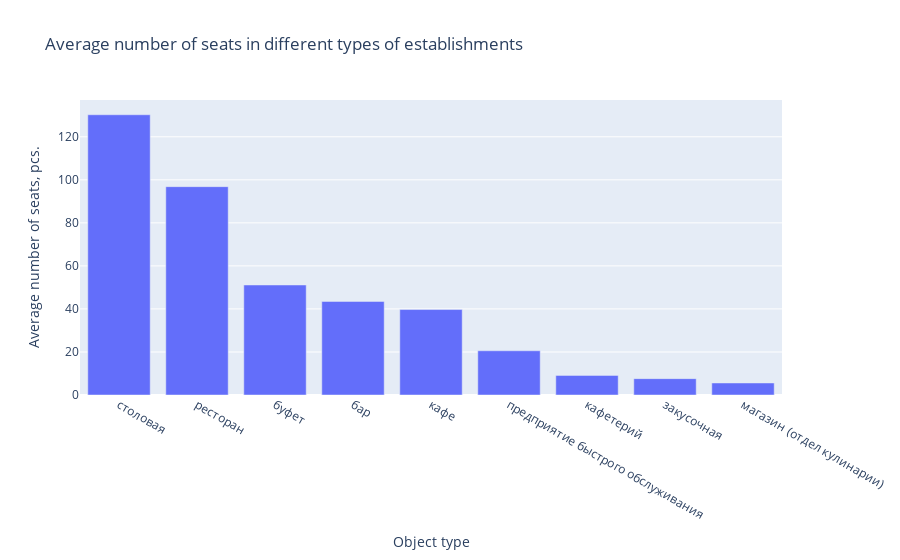

The code cell stored with this chart in its notebook:
### Code cell
fig = px.bar(number, 
            y='number',
            x='object_type',
            labels={
                     "number": "Average number of seats, pcs.",
                     "object_type": "Object type"
                 },
             title='Average number of seats in different types of establishments')
fig.show()

### Figure 1 — Plotly figure (JSON) as saved in the notebook; plotly's stock layout.template omitted (floating-point values rounded to 4 significant figures)
{"data": [{"alignmentgroup": "True", "hovertemplate": "Object type=%{x}<br>Average number of seats, pcs.=%{y}<extra></extra>", "legendgroup": "", "marker": {"color": "#636efa", "pattern": {"shape": ""}}, "name": "", "offsetgroup": "", "orientation": "v", "showlegend": false, "textposition": "auto", "type": "bar", "x": ["столовая", "ресторан", "буфет", "бар", "кафе", "предприятие быстрого обслуживания", "кафетерий", "закусочная", "магазин (отдел кулинарии)"], "xaxis": "x", "y": [130.2, 96.83, 51.13, 43.49, 39.72, 20.55, 9.12, 7.61, 5.59], "yaxis": "y"}], "layout": {"barmode": "relative", "legend": {"tracegroupgap": 0}, "title": {"text": "Average number of seats in different types of establishments"}, "xaxis": {"anchor": "y", "domain": [0, 1], "title": {"text": "Object type"}}, "yaxis": {"anchor": "x", "domain": [0, 1], "title": {"text": "Average number of seats, pcs."}}}}
